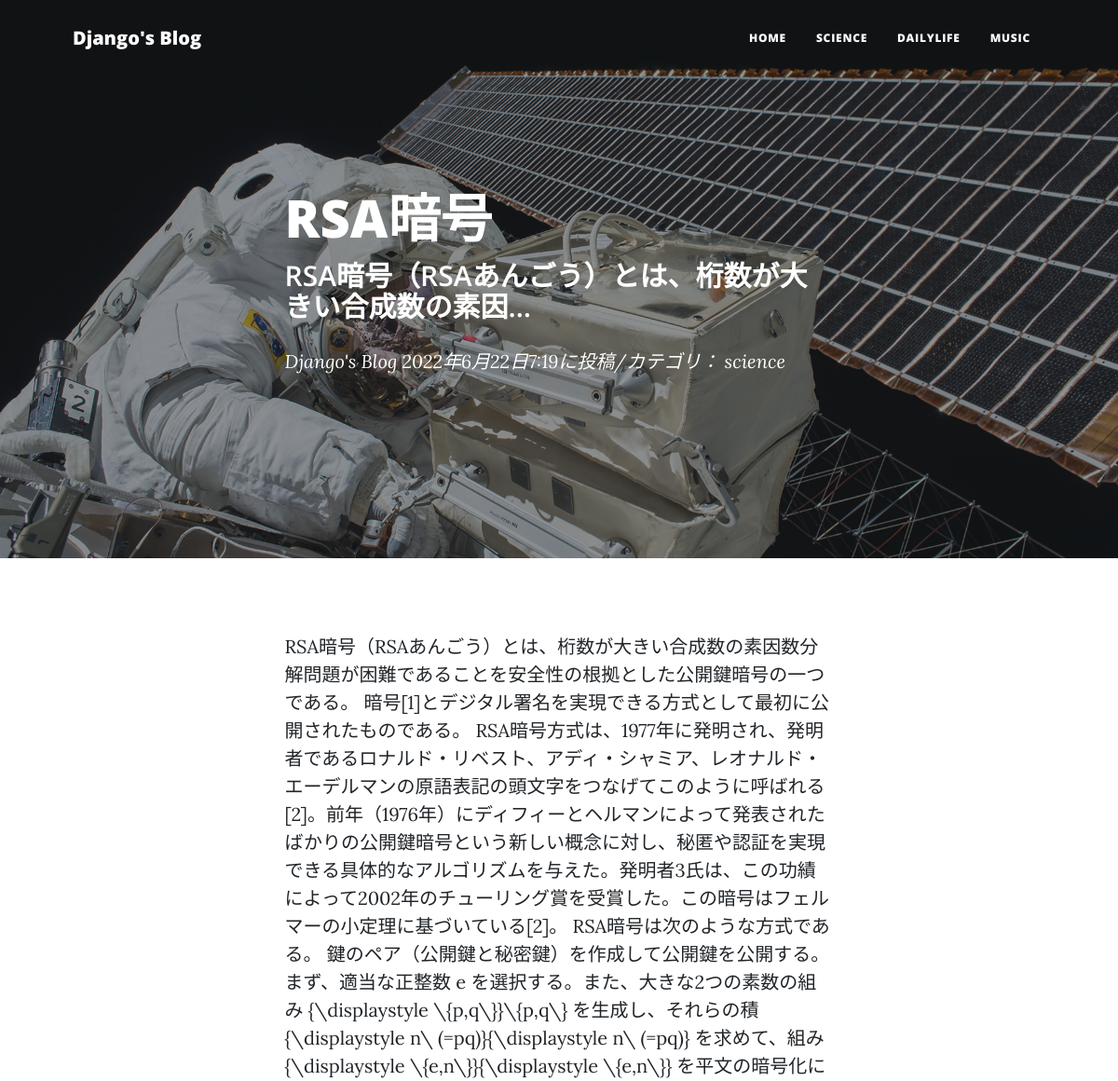
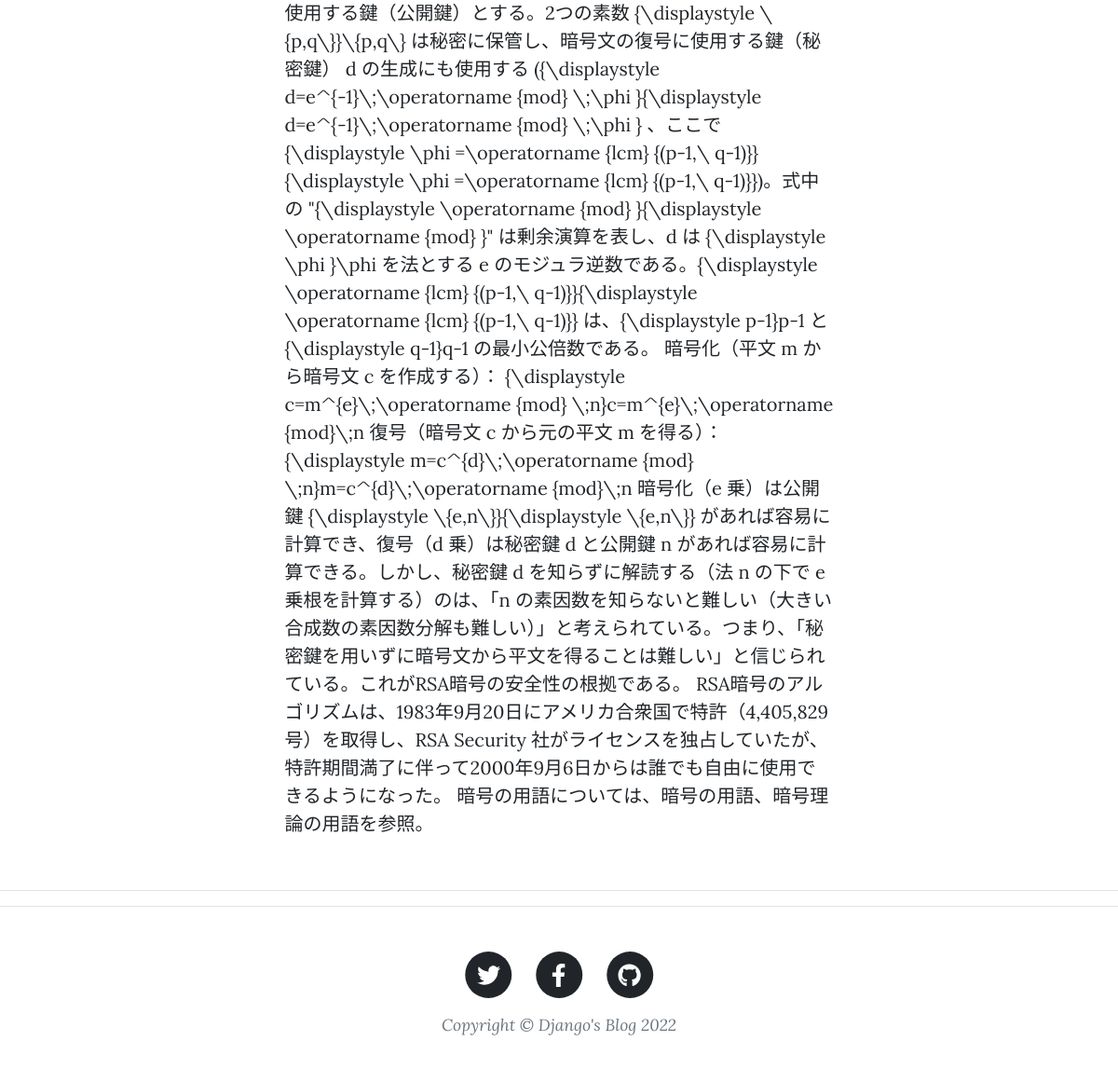
The app's page /blog-detail/2 with its own data (2 pictures, top to bottom).
### blogapp/models.py (models this page shows, shortened)
class BlogPost(models.Model):
    CATEGORY =(('science', '科学のこと'),
               ('dailylife', '日常のこと'),
               ('music', '音楽のこと'))
    title = models.CharField(
        verbose_name ='タイトル',
        max_length= 200
        )
    content = models.TextField(
        verbose_name='本文'
        )
    posted_at = models.DateTimeField(
        verbose_name = '投稿日時',
        auto_now_add = True #日時を自動追加
        )
    category = models.CharField(
        verbose_name='カテゴリ',
        max_length = 50,
        choices = CATEGORY
        )

### blogapp/views.py (the view)
class BlogDetail(DetailView):
    template_name = 'post.html'
    model = BlogPost

### blogapp/templates/post.html (shortened to what this page needs)
{% extends 'base.html' %}
{% load static %}
        {% block header %}
        <header class="masthead" style="background-image: url({% static 'assets/img/post-bg.jpg' %})">
            <div class="container position-relative px-4 px-lg-5">
                <div class="row gx-4 gx-lg-5 justify-content-center">
                    <div class="col-md-10 col-lg-8 col-xl-7">
                        <div class="post-heading">
                            <h1>{{object.title}}</h1>
                            <h2 class="subheading">{{object.content|truncatechars:30}}</h2>
                            <span class="meta">
                                <a href={% url 'blogapp:index' %}>Django's Blog</a>
                                {{object.posted_at}}に投稿/カテゴリ：
                                {{object.category}}</span>
                        </div>
                    </div>
                </div>
            </div>
        </header>
        {% endblock %}
        {% block contents %}
        <article class="mb-4">
            <div class="container px-4 px-lg-5">
                <div class="row gx-4 gx-lg-5 justify-content-center">
                    <div class="col-md-10 col-lg-8 col-xl-7">
                        <p>{{object.content}}</p>
                    </div>
                </div>
            </div>
        </article>
        <hr>
        {% endblock %}

### records on screen
BlogPost: title "RSA暗号", content "RSA暗号（RSAあんごう）とは、桁数が大きい合成数の素因…", posted_at "2022年6月22日7:19", category "science", content "RSA暗号（RSAあんごう）とは、桁数が大きい合成数の素因数分解問題が困難であることを安全性の根拠とした公開鍵暗号の一つである。 暗号[1]とデジタル署名を実現できる方式として最初に公開されたものである。 RSA暗号方式は、1977年に発明され、発明者であるロナルド・リベスト、アディ・シャミア、レオナルド・エーデルマンの原語表記の頭文字をつなげてこのように呼ばれる[2]。前年（1976年）にディフィーとヘルマンによって発表されたばかりの公開鍵暗号という新しい概念に対し、秘匿や認証を実現できる具体的なアルゴリズムを与えた。発明者3氏は、この功績によって2002年のチューリング賞を受賞した。この暗号はフェルマーの小定理に基づいている[2]。 RSA暗号は次のような方式である。 鍵のペア（公開鍵と秘密鍵）を作成して公開鍵を公開する。まず、適当な正整数 e を選択する。また、大きな2つの素数の組み {\\displaystyle \\{p,q\\}}\\{p,q\\} を生成し、それらの積 {\\displaystyle n\\ (=pq)}{\\displaystyle n\\ (=pq)} を求めて、組み {\\displaystyle \\{e,n\\}}{\\displaystyle \\{e,n\\}} を平文の暗号化に使用する鍵（公開鍵）とする。2つの素数 {\\displaystyle \\{p,q\\}}\\{p,q\\} は秘密に保管し、暗号文の復号に使用する鍵（秘密鍵） d の生成にも使用する ({\\displaystyle d=e^{-1}\\;\\operatorname {mod} \\;\\phi…"
